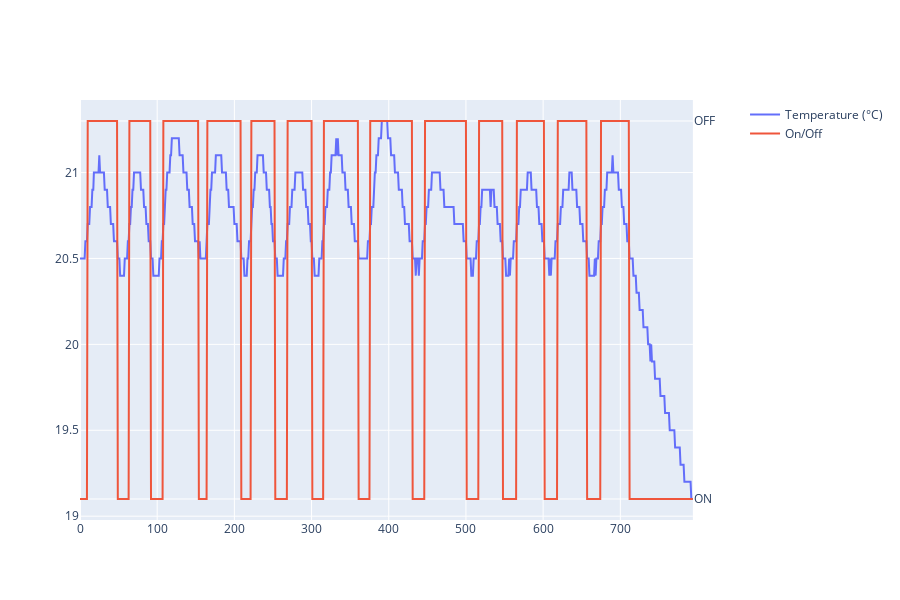

The notebook cell saved with this chart:
### Code cell
#Plotting both subplots and on/off in same plot
plot_on_off = go.Scatter(
    x=file_df["createAt"],
    y=file_df["ON/OFF"],
    name="On/Off"
)

plot_temp = go.Scatter(
    x=file_df["createAt"],
    y=file_df["temperature"],
    name="Temperature (°C)"
)

fig = make_subplots(specs=[[{"secondary_y": True}]])
fig.add_trace(plot_temp, secondary_y=False,)
fig.add_trace(plot_on_off,secondary_y=True)
fig['layout'].update(height = 600)
fig.show()

### Figure 1 — Plotly figure (JSON) as saved in the notebook; plotly's stock layout.template omitted (floating-point values rounded to 4 significant figures; data arrays with more than 128 entries replaced by an {"elided": "..."} marker saying what was removed)
{"data": [{"name": "Temperature (°C)", "type": "scatter", "x": {"elided": "796 float values"}, "xaxis": "x", "y": {"elided": "796 float values"}, "yaxis": "y"}, {"name": "On/Off", "type": "scatter", "x": {"elided": "796 float values"}, "xaxis": "x", "y": {"elided": "796 str values"}, "yaxis": "y2"}], "layout": {"height": 600, "xaxis": {"anchor": "y", "domain": [0, 0.94]}, "yaxis": {"anchor": "x", "domain": [0, 1]}, "yaxis2": {"anchor": "x", "overlaying": "y", "side": "right"}}}
